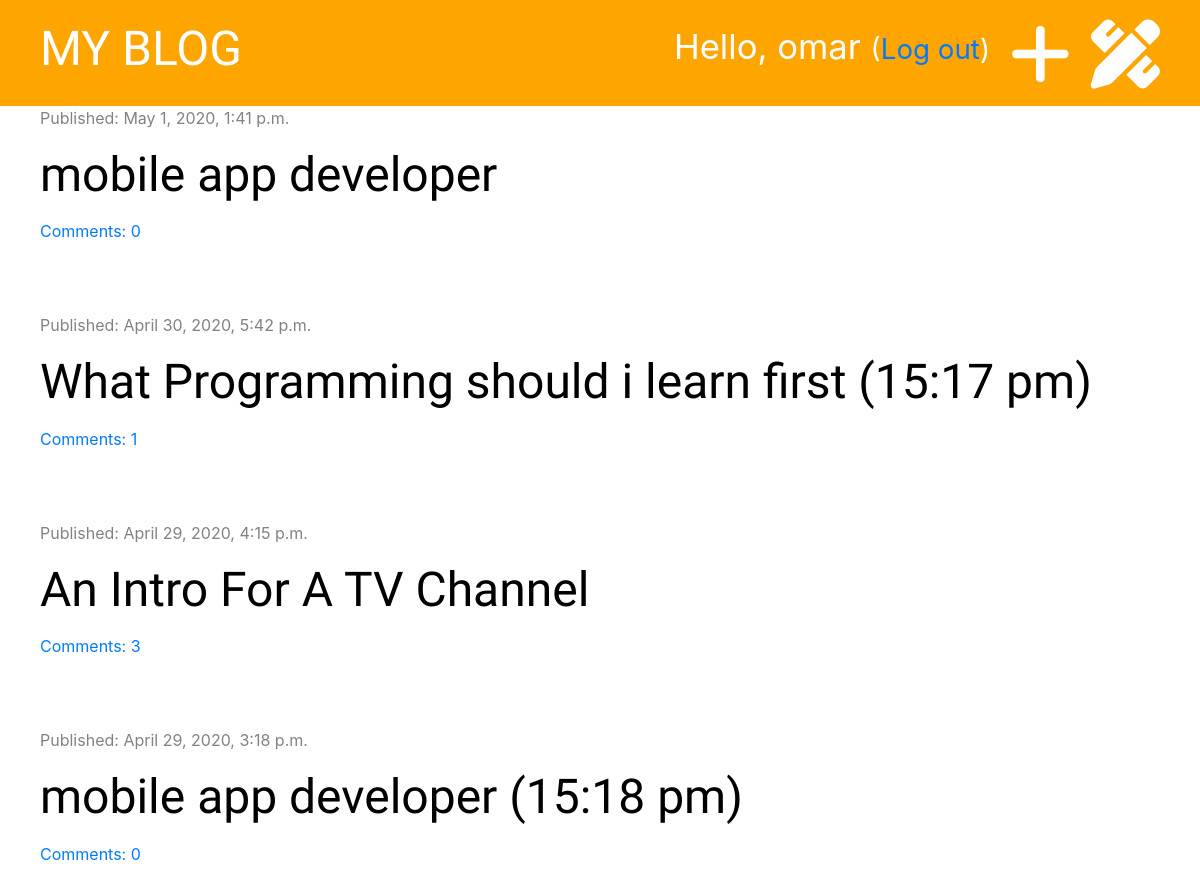
The app's page / (signed in) with its own data.
### bolg/models.py (models this page shows, shortened)
class Post(models.Model):
    author =  models.ForeignKey('auth.User', on_delete=models.CASCADE)
    title = models.CharField(max_length=200)
    text = models.TextField()
    created_date = models.DateTimeField(default=timezone.now)
    published_date = models.DateTimeField(blank=True, null=True)
    def approved_comments(self):
        return self.comments.filter(approved=True)

### bolg/views.py (the view)
# urls.py: path('', views.post_list, name='post_list'),
def post_list(request):
    posts = Post.objects.filter(published_date__lte=timezone.now()).order_by('-published_date')
    stuff_for_frontend = {'posts': posts}
    return render(request, 'bolg/post_list.html', stuff_for_frontend)

### bolg/templatetags/markdownify.py (called while the page is built)
@register.filter
def markdown(value):
    renderer = HighlightRenderer()
    markdown = mistune.Markdown(renderer=renderer)
    return markdown(value)

### bolg/templates/bolg/post_list.html (shortened to what this page needs)
{% extends 'bolg/base.html' %}
{% load markdownify %}
{% block content %}
    {% for post in posts %}
        <div class="post">
            <div class="date">
                <p>Published: {{ post.published_date }}</p>
            </div>
                <h1><a href="{% url 'post_detail' pk=post.pk %}">{{ post.title }}</a></h1>
                <a href="{% url 'post_detail' pk=post.pk %}">Comments: {{ post.approved_comments.count }}</a>
        </div>
    {% endfor %}
{% endblock %}

### bolg/templates/bolg/base.html (shortened to what this page needs)
{% load static %}
<!DOCTYPE html>
<html lang="en">
<head>
    <link rel="stylesheet" href="https://maxcdn.bootstrapcdn.com/bootstrap/4.0.0/css/bootstrap.min.css">
    <link rel="stylesheet" href="{% static 'css/bolg.css' %}" type="text/css">
    <link rel="stylesheet" href="{% static 'css/zenburn.css' %}" type="text/css">
<body>
<div class="page-header">
    {% if user.is_authenticated %}
        <a href="{% url 'post_draft_list' %}" class="top-menu"><i class="fas fa-pencil-ruler fa-2x"></i></a>
        <a href="{% url 'post_new' %}" class="top-menu"><i class="fas fa-plus fa-2x"></i></a>
        <p class="top-menu">Hello, {{ user.username }} <small>(<a href="{% url 'logout' %}">Log out</a>)</small></p>
        {% else %}
        <a href="{% url 'login' %}" class="top-menu"><i class="fas fa-sign-in-alt fa-2x"></i></a>
    {% endif %}
    <h1><a href="{% url 'post_list' %}">MY BLOG</a></h1>
</div>
<div class="content container">
    <div class="row">
        <div style="flex-direction: colomn;">
            {% block content %}
            {% endblock %}
        </div>
    </div>
</div>
</body>
</html>

### bolg/static/css/bolg.css (style rules this page uses)
.page-header { background-color: orange; padding: 20px 20px 20px 40px; margin-top: 0; }
.page-header h1, .page-header h1 a { color: #ffffff; font-size: 36pt; text-decoration-line: none; }
.content { margin-left: 40px; }
h1, h2, h3, h4 { font-family: 'Tangerine', 'Inconsolata', 'Droid Sans', serif; font-size: 48px; }
.date { color: #828282; }
.post { margin-bottom: 70px; }
.post h1 a { color: black; }
.page-header .top-menu { color: #ffffff; float: right; font-size: 26pt; margin-right: 20px; }

### records on screen
Post: published_date "May 1, 2020, 1:41 p.m.", title "mobile app developer", approved_comments.count "0"
Post: published_date "April 30, 2020, 5:42 p.m.", title "What Programming should i learn first (15:17 pm)", approved_comments.count "1"
Post: published_date "April 29, 2020, 4:15 p.m.", title "An Intro For A TV Channel", approved_comments.count "3"
Post: published_date "April 29, 2020, 3:18 p.m.", title "mobile app developer (15:18 pm)", approved_comments.count "0"

### other values on screen
{{ user.username }} "omar"
